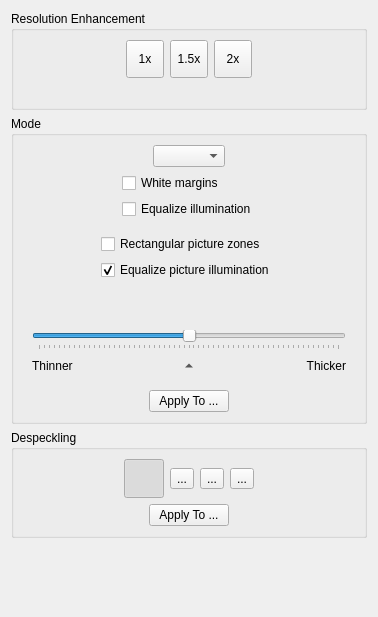
<?xml version="1.0" encoding="UTF-8"?>
<ui version="4.0">
 <class>OutputOptionsWidget</class>
 <widget class="QWidget" name="OutputOptionsWidget">
  <property name="geometry">
   <rect>
    <x>0</x>
    <y>0</y>
    <width>378</width>
    <height>617</height>
   </rect>
  </property>
  <property name="windowTitle">
   <string>Form</string>
  </property>
  <layout class="QVBoxLayout" name="verticalLayout_6">
   <item>
    <widget class="QGroupBox" name="scalingPanel">
     <property name="title">
      <string>Resolution Enhancement</string>
     </property>
     <layout class="QVBoxLayout" name="verticalLayout_2">
      <item>
       <layout class="QHBoxLayout" name="horizontalLayout_3">
        <item>
         <spacer name="horizontalSpacer_3">
          <property name="orientation">
           <enum>Qt::Horizontal</enum>
          </property>
          <property name="sizeHint" stdset="0">
           <size>
            <width>40</width>
            <height>20</height>
           </size>
          </property>
         </spacer>
        </item>
        <item>
         <widget class="QToolButton" name="scale1xBtn">
          <property name="minimumSize">
           <size>
            <width>38</width>
            <height>38</height>
           </size>
          </property>
          <property name="text">
           <string>1x</string>
          </property>
          <property name="checkable">
           <bool>true</bool>
          </property>
          <property name="autoExclusive">
           <bool>true</bool>
          </property>
         </widget>
        </item>
        <item>
         <widget class="QToolButton" name="scale15xBtn">
          <property name="minimumSize">
           <size>
            <width>38</width>
            <height>38</height>
           </size>
          </property>
          <property name="text">
           <string>1.5x</string>
          </property>
          <property name="checkable">
           <bool>true</bool>
          </property>
          <property name="autoExclusive">
           <bool>true</bool>
          </property>
         </widget>
        </item>
        <item>
         <widget class="QToolButton" name="scale2xBtn">
          <property name="minimumSize">
           <size>
            <width>38</width>
            <height>38</height>
           </size>
          </property>
          <property name="text">
           <string>2x</string>
          </property>
          <property name="checkable">
           <bool>true</bool>
          </property>
          <property name="autoExclusive">
           <bool>true</bool>
          </property>
         </widget>
        </item>
        <item>
         <spacer name="horizontalSpacer_4">
          <property name="orientation">
           <enum>Qt::Horizontal</enum>
          </property>
          <property name="sizeHint" stdset="0">
           <size>
            <width>40</width>
            <height>20</height>
           </size>
          </property>
         </spacer>
        </item>
       </layout>
      </item>
      <item>
       <widget class="QLabel" name="scaleLabel">
        <property name="text">
         <string/>
        </property>
        <property name="alignment">
         <set>Qt::AlignCenter</set>
        </property>
       </widget>
      </item>
     </layout>
    </widget>
   </item>
   <item>
    <widget class="QGroupBox" name="modePanel">
     <property name="title">
      <string>Mode</string>
     </property>
     <property name="flat">
      <bool>false</bool>
     </property>
     <property name="checkable">
      <bool>false</bool>
     </property>
     <layout class="QVBoxLayout" name="verticalLayout_4">
      <item>
       <layout class="QHBoxLayout" name="horizontalLayout_2">
        <item>
         <spacer name="horizontalSpacer">
          <property name="orientation">
           <enum>Qt::Horizontal</enum>
          </property>
          <property name="sizeHint" stdset="0">
           <size>
            <width>0</width>
            <height>20</height>
           </size>
          </property>
         </spacer>
        </item>
        <item>
         <widget class="QComboBox" name="colorModeSelector"/>
        </item>
        <item>
         <spacer name="horizontalSpacer_2">
          <property name="orientation">
           <enum>Qt::Horizontal</enum>
          </property>
          <property name="sizeHint" stdset="0">
           <size>
            <width>0</width>
            <height>20</height>
           </size>
          </property>
         </spacer>
        </item>
       </layout>
      </item>
      <item>
       <widget class="QWidget" name="colorGrayscaleOptions" native="true">
        <layout class="QHBoxLayout" name="horizontalLayout_6">
         <property name="leftMargin">
          <number>0</number>
         </property>
         <property name="topMargin">
          <number>0</number>
         </property>
         <property name="rightMargin">
          <number>0</number>
         </property>
         <property name="bottomMargin">
          <number>0</number>
         </property>
         <item>
          <spacer name="horizontalSpacer_13">
           <property name="orientation">
            <enum>Qt::Horizontal</enum>
           </property>
           <property name="sizeHint" stdset="0">
            <size>
             <width>13</width>
             <height>17</height>
            </size>
           </property>
          </spacer>
         </item>
         <item>
          <layout class="QVBoxLayout" name="verticalLayout_3">
           <item>
            <widget class="QCheckBox" name="whiteMarginsCB">
             <property name="text">
              <string>White margins</string>
             </property>
            </widget>
           </item>
           <item>
            <widget class="QCheckBox" name="equalizeIlluminationCB">
             <property name="text">
              <string>Equalize illumination</string>
             </property>
            </widget>
           </item>
          </layout>
         </item>
         <item>
          <spacer name="horizontalSpacer_14">
           <property name="orientation">
            <enum>Qt::Horizontal</enum>
           </property>
           <property name="sizeHint" stdset="0">
            <size>
             <width>13</width>
             <height>17</height>
            </size>
           </property>
          </spacer>
         </item>
        </layout>
       </widget>
      </item>
      <item>
       <widget class="QWidget" name="mixedOptions" native="true">
        <layout class="QHBoxLayout" name="horizontalLayout_4">
         <item>
          <spacer name="horizontalSpacer_7">
           <property name="orientation">
            <enum>Qt::Horizontal</enum>
           </property>
           <property name="sizeHint" stdset="0">
            <size>
             <width>83</width>
             <height>20</height>
            </size>
           </property>
          </spacer>
         </item>
         <item>
          <layout class="QVBoxLayout" name="verticalLayout_7">
           <item>
            <widget class="QCheckBox" name="rectangularizePicturesCB">
             <property name="enabled">
              <bool>true</bool>
             </property>
             <property name="toolTip">
              <string>Make picture zones rectangular.</string>
             </property>
             <property name="statusTip">
              <string>The picture zones of detected pictures will always be rectangular.</string>
             </property>
             <property name="text">
              <string>Rectangular picture zones</string>
             </property>
            </widget>
           </item>
           <item>
            <widget class="QCheckBox" name="equalizePictureIlluminationCB">
             <property name="toolTip">
              <string>Adjust the illumination of picture zones to the b/w surroundings</string>
             </property>
             <property name="text">
              <string>Equalize picture illumination</string>
             </property>
             <property name="checked">
              <bool>true</bool>
             </property>
            </widget>
           </item>
          </layout>
         </item>
         <item>
          <spacer name="horizontalSpacer_5">
           <property name="orientation">
            <enum>Qt::Horizontal</enum>
           </property>
           <property name="sizeHint" stdset="0">
            <size>
             <width>84</width>
             <height>17</height>
            </size>
           </property>
          </spacer>
         </item>
        </layout>
       </widget>
      </item>
      <item>
       <widget class="QWidget" name="bwOptions" native="true">
        <layout class="QVBoxLayout" name="verticalLayout">
         <item>
          <layout class="QHBoxLayout" name="horizontalLayout_12">
           <item>
            <spacer name="horizontalSpacer_22">
             <property name="orientation">
              <enum>Qt::Horizontal</enum>
             </property>
             <property name="sizeHint" stdset="0">
              <size>
               <width>40</width>
               <height>20</height>
              </size>
             </property>
            </spacer>
           </item>
           <item>
            <widget class="QLabel" name="thresholLabel">
             <property name="text">
              <string/>
             </property>
            </widget>
           </item>
           <item>
            <spacer name="horizontalSpacer_21">
             <property name="orientation">
              <enum>Qt::Horizontal</enum>
             </property>
             <property name="sizeHint" stdset="0">
              <size>
               <width>40</width>
               <height>20</height>
              </size>
             </property>
            </spacer>
           </item>
          </layout>
         </item>
         <item>
          <widget class="QSlider" name="thresholdSlider">
           <property name="minimum">
            <number>-30</number>
           </property>
           <property name="maximum">
            <number>30</number>
           </property>
           <property name="pageStep">
            <number>5</number>
           </property>
           <property name="tracking">
            <bool>true</bool>
           </property>
           <property name="orientation">
            <enum>Qt::Horizontal</enum>
           </property>
           <property name="invertedAppearance">
            <bool>false</bool>
           </property>
           <property name="invertedControls">
            <bool>false</bool>
           </property>
           <property name="tickPosition">
            <enum>QSlider::TicksBelow</enum>
           </property>
          </widget>
         </item>
         <item>
          <layout class="QHBoxLayout" name="horizontalLayout_7">
           <property name="spacing">
            <number>0</number>
           </property>
           <item>
            <widget class="QLabel" name="lighterThresholdLink">
             <property name="text">
              <string>Thinner</string>
             </property>
            </widget>
           </item>
           <item>
            <widget class="QToolButton" name="neutralThresholdBtn">
             <property name="cursor">
              <cursorShape>PointingHandCursor</cursorShape>
             </property>
             <property name="text">
              <string/>
             </property>
             <property name="iconSize">
              <size>
               <width>12</width>
               <height>12</height>
              </size>
             </property>
             <property name="toolButtonStyle">
              <enum>Qt::ToolButtonIconOnly</enum>
             </property>
             <property name="autoRaise">
              <bool>true</bool>
             </property>
             <property name="arrowType">
              <enum>Qt::UpArrow</enum>
             </property>
            </widget>
           </item>
           <item>
            <widget class="QLabel" name="darkerThresholdLink">
             <property name="text">
              <string>Thicker</string>
             </property>
             <property name="alignment">
              <set>Qt::AlignRight|Qt::AlignTrailing|Qt::AlignVCenter</set>
             </property>
            </widget>
           </item>
          </layout>
         </item>
        </layout>
       </widget>
      </item>
      <item>
       <layout class="QHBoxLayout" name="horizontalLayout_5">
        <item>
         <spacer name="horizontalSpacer_9">
          <property name="orientation">
           <enum>Qt::Horizontal</enum>
          </property>
          <property name="sizeHint" stdset="0">
           <size>
            <width>0</width>
            <height>20</height>
           </size>
          </property>
         </spacer>
        </item>
        <item>
         <widget class="QPushButton" name="applyColorsButton">
          <property name="text">
           <string>Apply To ...</string>
          </property>
         </widget>
        </item>
        <item>
         <spacer name="horizontalSpacer_10">
          <property name="orientation">
           <enum>Qt::Horizontal</enum>
          </property>
          <property name="sizeHint" stdset="0">
           <size>
            <width>0</width>
            <height>20</height>
           </size>
          </property>
         </spacer>
        </item>
       </layout>
      </item>
     </layout>
    </widget>
   </item>
   <item>
    <widget class="QGroupBox" name="despecklePanel">
     <property name="title">
      <string>Despeckling</string>
     </property>
     <layout class="QVBoxLayout" name="verticalLayout_5">
      <item>
       <layout class="QHBoxLayout" name="horizontalLayout">
        <property name="spacing">
         <number>6</number>
        </property>
        <item>
         <spacer name="horizontalSpacer_11">
          <property name="orientation">
           <enum>Qt::Horizontal</enum>
          </property>
          <property name="sizeHint" stdset="0">
           <size>
            <width>40</width>
            <height>20</height>
           </size>
          </property>
         </spacer>
        </item>
        <item>
         <widget class="QToolButton" name="despeckleOffBtn">
          <property name="statusTip">
           <string>No despeckling</string>
          </property>
          <property name="text">
           <string/>
          </property>
          <property name="iconSize">
           <size>
            <width>32</width>
            <height>32</height>
           </size>
          </property>
          <property name="checkable">
           <bool>true</bool>
          </property>
          <property name="checked">
           <bool>true</bool>
          </property>
          <property name="autoExclusive">
           <bool>true</bool>
          </property>
         </widget>
        </item>
        <item>
         <widget class="QToolButton" name="despeckleCautiousBtn">
          <property name="statusTip">
           <string>Cautious despeckling</string>
          </property>
          <property name="text">
           <string>...</string>
          </property>
          <property name="icon">
           <iconset resource="../../../app/resources/resources.qrc">
            <normaloff>:/icons/despeckle-cautious.png.png</normaloff>:/icons/despeckle-cautious.png.png</iconset>
          </property>
          <property name="iconSize">
           <size>
            <width>32</width>
            <height>32</height>
           </size>
          </property>
          <property name="checkable">
           <bool>true</bool>
          </property>
          <property name="autoExclusive">
           <bool>true</bool>
          </property>
         </widget>
        </item>
        <item>
         <widget class="QToolButton" name="despeckleNormalBtn">
          <property name="statusTip">
           <string>Normal despeckling</string>
          </property>
          <property name="text">
           <string>...</string>
          </property>
          <property name="icon">
           <iconset resource="../../../app/resources/resources.qrc">
            <normaloff>:/icons/despeckle-normal.png.png</normaloff>:/icons/despeckle-normal.png.png</iconset>
          </property>
          <property name="iconSize">
           <size>
            <width>32</width>
            <height>32</height>
           </size>
          </property>
          <property name="checkable">
           <bool>true</bool>
          </property>
          <property name="autoExclusive">
           <bool>true</bool>
          </property>
         </widget>
        </item>
        <item>
         <widget class="QToolButton" name="despeckleAggressiveBtn">
          <property name="statusTip">
           <string>Aggressive despeckling</string>
          </property>
          <property name="text">
           <string>...</string>
          </property>
          <property name="icon">
           <iconset resource="../../../app/resources/resources.qrc">
            <normaloff>:/icons/despeckle-aggressive.png.png</normaloff>:/icons/despeckle-aggressive.png.png</iconset>
          </property>
          <property name="iconSize">
           <size>
            <width>32</width>
            <height>32</height>
           </size>
          </property>
          <property name="checkable">
           <bool>true</bool>
          </property>
          <property name="autoExclusive">
           <bool>true</bool>
          </property>
         </widget>
        </item>
        <item>
         <spacer name="horizontalSpacer_12">
          <property name="orientation">
           <enum>Qt::Horizontal</enum>
          </property>
          <property name="sizeHint" stdset="0">
           <size>
            <width>40</width>
            <height>20</height>
           </size>
          </property>
         </spacer>
        </item>
       </layout>
      </item>
      <item>
       <layout class="QHBoxLayout" name="horizontalLayout_9">
        <item>
         <spacer name="horizontalSpacer_15">
          <property name="orientation">
           <enum>Qt::Horizontal</enum>
          </property>
          <property name="sizeHint" stdset="0">
           <size>
            <width>0</width>
            <height>20</height>
           </size>
          </property>
         </spacer>
        </item>
        <item>
         <widget class="QPushButton" name="applyDespeckleButton">
          <property name="text">
           <string>Apply To ...</string>
          </property>
         </widget>
        </item>
        <item>
         <spacer name="horizontalSpacer_16">
          <property name="orientation">
           <enum>Qt::Horizontal</enum>
          </property>
          <property name="sizeHint" stdset="0">
           <size>
            <width>0</width>
            <height>20</height>
           </size>
          </property>
         </spacer>
        </item>
       </layout>
      </item>
     </layout>
    </widget>
   </item>
   <item>
    <spacer name="verticalSpacer_2">
     <property name="orientation">
      <enum>Qt::Vertical</enum>
     </property>
     <property name="sizeHint" stdset="0">
      <size>
       <width>20</width>
       <height>40</height>
      </size>
     </property>
    </spacer>
   </item>
  </layout>
 </widget>
 <resources>
  <include location="../../../app/resources/resources.qrc"/>
 </resources>
 <connections/>
</ui>
